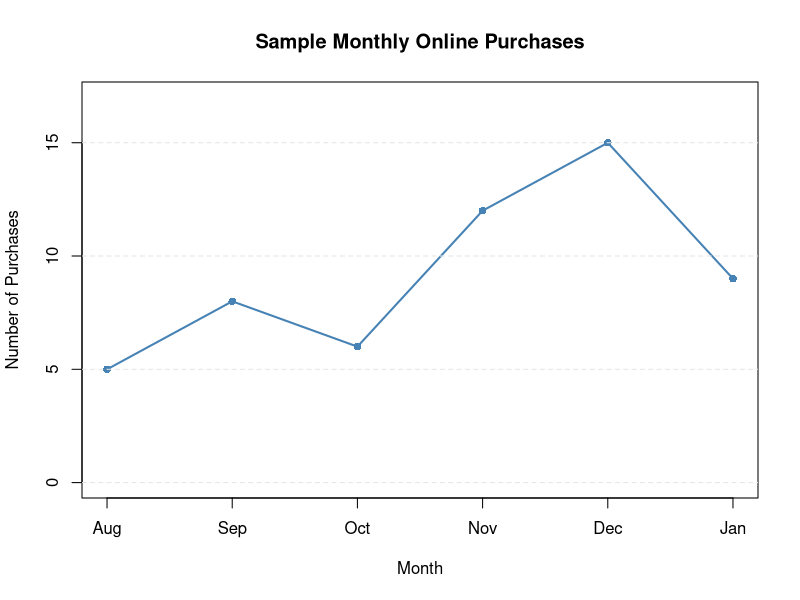

Write the R code that produced this figure.
## ---- chunk 1
# Sample dataset
months <- c("Aug", "Sep", "Oct", "Nov", "Dec", "Jan")
purchases <- c(5, 8, 6, 12, 15, 9)

# Create plot
plot(1:6, purchases, type="o", pch=16, col="steelblue", lwd=2,
     xlab="Month", ylab="Number of Purchases", 
     main="Sample Monthly Online Purchases", xaxt="n", ylim=c(0,17))
axis(1, at=1:6, labels=months)
grid(nx=NA, ny=NULL, lty=2, col="gray90")
